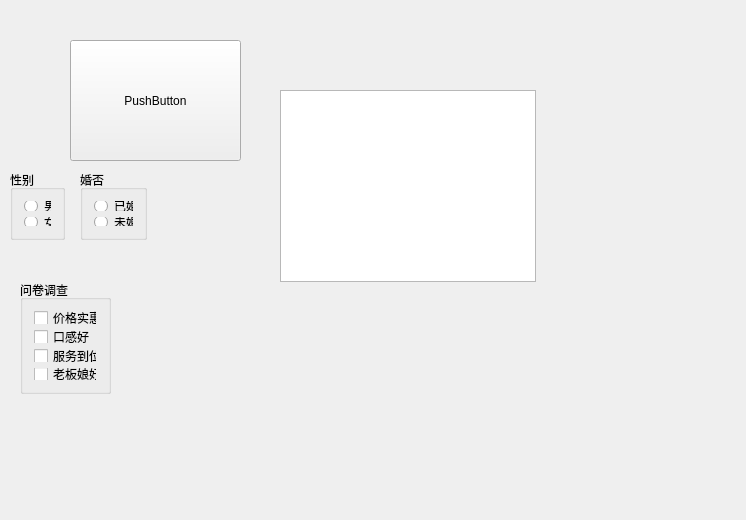
<?xml version="1.0" encoding="UTF-8"?>
<ui version="4.0">
 <class>Widget</class>
 <widget class="QWidget" name="Widget">
  <property name="geometry">
   <rect>
    <x>0</x>
    <y>0</y>
    <width>746</width>
    <height>520</height>
   </rect>
  </property>
  <property name="windowTitle">
   <string>Widget</string>
  </property>
  <widget class="QPushButton" name="pushButton">
   <property name="geometry">
    <rect>
     <x>70</x>
     <y>40</y>
     <width>171</width>
     <height>121</height>
    </rect>
   </property>
   <property name="text">
    <string>PushButton</string>
   </property>
  </widget>
  <widget class="QGroupBox" name="groupBox">
   <property name="geometry">
    <rect>
     <x>10</x>
     <y>170</y>
     <width>55</width>
     <height>70</height>
    </rect>
   </property>
   <property name="title">
    <string>性别</string>
   </property>
   <layout class="QVBoxLayout" name="verticalLayout">
    <item>
     <widget class="QRadioButton" name="rBMan">
      <property name="text">
       <string>男</string>
      </property>
     </widget>
    </item>
    <item>
     <widget class="QRadioButton" name="rBWoman">
      <property name="text">
       <string>女</string>
      </property>
     </widget>
    </item>
   </layout>
  </widget>
  <widget class="QGroupBox" name="groupBox_2">
   <property name="geometry">
    <rect>
     <x>80</x>
     <y>170</y>
     <width>67</width>
     <height>70</height>
    </rect>
   </property>
   <property name="title">
    <string>婚否</string>
   </property>
   <layout class="QVBoxLayout" name="verticalLayout_2">
    <item>
     <widget class="QRadioButton" name="radioButton_3">
      <property name="text">
       <string>已婚</string>
      </property>
     </widget>
    </item>
    <item>
     <widget class="QRadioButton" name="radioButton_4">
      <property name="text">
       <string>未婚</string>
      </property>
     </widget>
    </item>
   </layout>
  </widget>
  <widget class="QGroupBox" name="groupBox_3">
   <property name="geometry">
    <rect>
     <x>20</x>
     <y>280</y>
     <width>91</width>
     <height>114</height>
    </rect>
   </property>
   <property name="title">
    <string>问卷调查</string>
   </property>
   <layout class="QVBoxLayout" name="verticalLayout_3">
    <item>
     <widget class="QCheckBox" name="checkBox">
      <property name="text">
       <string>价格实惠</string>
      </property>
     </widget>
    </item>
    <item>
     <widget class="QCheckBox" name="checkBox_2">
      <property name="text">
       <string>口感好</string>
      </property>
     </widget>
    </item>
    <item>
     <widget class="QCheckBox" name="checkBox_3">
      <property name="text">
       <string>服务到位</string>
      </property>
     </widget>
    </item>
    <item>
     <widget class="QCheckBox" name="cBox">
      <property name="text">
       <string>老板娘好</string>
      </property>
     </widget>
    </item>
   </layout>
  </widget>
  <widget class="QListWidget" name="listWidget">
   <property name="geometry">
    <rect>
     <x>280</x>
     <y>90</y>
     <width>256</width>
     <height>192</height>
    </rect>
   </property>
  </widget>
 </widget>
 <layoutdefault spacing="6" margin="11"/>
 <resources/>
 <connections/>
</ui>
